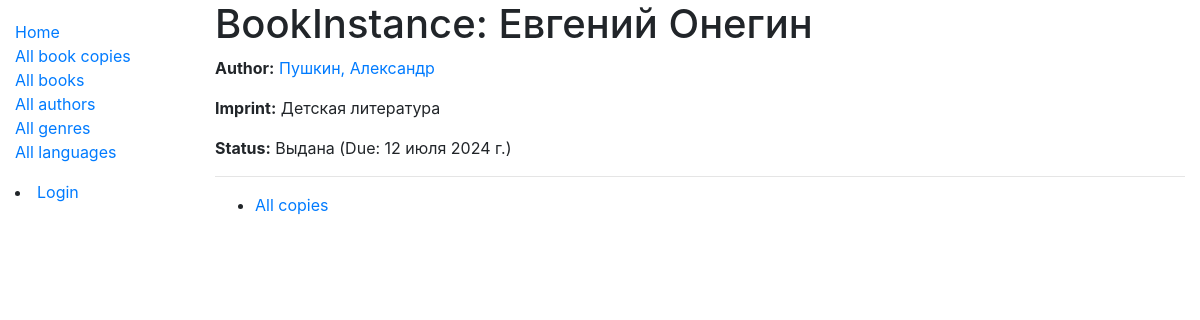
The page /catalog/bookinstance/36a612b2-e7a7-48fb-b171-c63235a6c3c6 on the database as committed earlier.
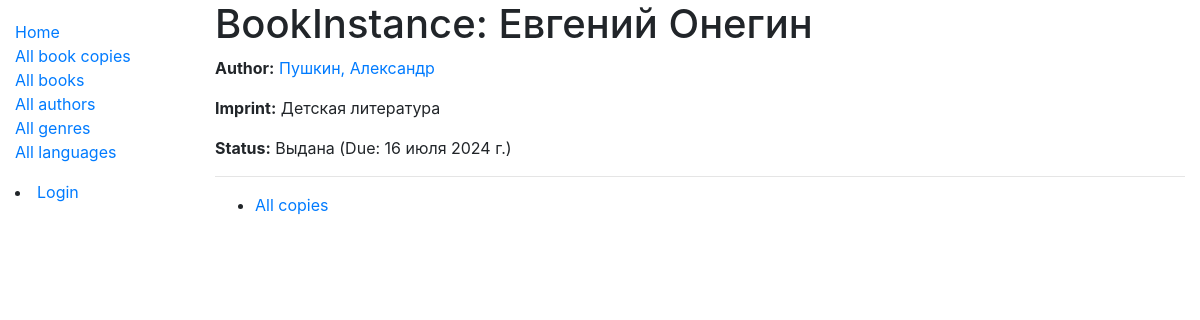
The same page on the database as committed later.
### catalog/models.py (models this page shows, shortened)
class BookInstance(models.Model):
    id = models.UUIDField(primary_key=True, default=uuid.uuid4, help_text='Уникальный идентификатор этого экземпляра книги в библиотеке.')
    book = models.ForeignKey('Book', verbose_name='Книга', on_delete=models.RESTRICT, null=True)
    imprint = models.CharField('Штамп', max_length=200, help_text='Информация об экземпляре. Например, издательство, переводчик, год, номер экземпляра в библиотеке')
    due_back = models.DateField(verbose_name='Дата возврата', null=True, blank=True, help_text='Дата ожидаемого возврата книги.')
    borrower = models.ForeignKey(User, verbose_name='Читатель', on_delete=models.SET_NULL, null=True, blank=True, help_text='Читатель, арендующий книгу.')
    LOAN_STATUS = (
        ('m', 'На оформлении'),
        ('o', 'Выдана'),
        ('a', 'Доступна'),
        ('r', 'В резерве'),
    )
    status = models.CharField('Доступность', max_length=1, choices=LOAN_STATUS, blank=True, default='d', help_text='Статус доступности книги')
    class Meta:
        ordering = ['due_back']
        permissions = (("can_mark_returned", "Set book as returned"),)

class Book(models.Model):
    title = models.CharField('Наименование', max_length=200, help_text='')
    author = models.ForeignKey('Author', verbose_name='Автор', on_delete=models.RESTRICT, null=True, help_text='')
    summary = models.TextField('О книге', max_length=1000, help_text='')
    isbn = models.CharField('ISBN', max_length=13, unique=True, help_text='')
    genre = models.ManyToManyField('Genre', verbose_name='Жанр', help_text='')
    language = models.ForeignKey('Language', verbose_name='Язык', on_delete=models.SET_NULL, null=True, help_text='')
    class Meta:
        ordering = ['title', 'author']
        permissions = (("can_change_books_data", "Add, edit, delete books"),)
    def display_genre(self):
        return ', '.join([genre.name for genre in self.genre.all()[:3]])
    display_genre.short_description = 'Жанр произведения'
    def get_absolute_url(self):
        return reverse('book-detail', args=[str(self.id)])

class Author(models.Model):
    first_name = models.CharField('Имя', max_length=100, help_text='')
    last_name = models.CharField('Фамилия', max_length=100, help_text='')
    date_of_birth = models.DateField('Дата рождения', null=True, blank=True, help_text='')
    date_of_death = models.DateField('Дата смерти', null=True, blank=True, help_text='')
    class Meta:
        ordering = ['last_name', 'first_name']
        permissions = (("can_change_authors_data", "Add, edit, delete authors"),)
    def get_absolute_url(self):
        return reverse('author-detail', args=[str(self.id)])
    def __str__(self):
        return f'{self.last_name}, {self.first_name}'

### catalog/views.py (the view)
# urls.py: path('bookinstance/<uuid:pk>', views.BookInstanceDetailView.as_view(),
class BookInstanceDetailView(generic.DetailView):
    model = BookInstance

### catalog/templates/catalog/bookinstance_detail.html (shortened to what this page needs)
{% extends "base_generic.html" %}
{% block content %}
<h1>BookInstance: {{ bookinstance.book.title }}</h1>
<p><strong>Author:</strong> <a href="{{ bookinstance.book.author.get_absolute_url }}">{{ bookinstance.book.author }}</a></p>
<p><strong>Imprint:</strong> {{ bookinstance.imprint }}</p>
<p><strong>Status:</strong> {{ bookinstance.get_status_display }} {% if bookinstance.status != 'a' %} (Due: {{bookinstance.due_back}}){% endif %}</p>
<hr>
<ul>
  <li>
    <a href="{{ bookinstance.book.get_absolute_url }}">All copies</a></p>
  </li>
</ul>
{% endblock %}
{% block sidebar %}
  {{ block.super }}
{% endblock %}

Rows that differ between the two databases and show on the page:
changed BookInstance "Детская литература": due_back "12 июля 2024 г." → "16 июля 2024 г."
